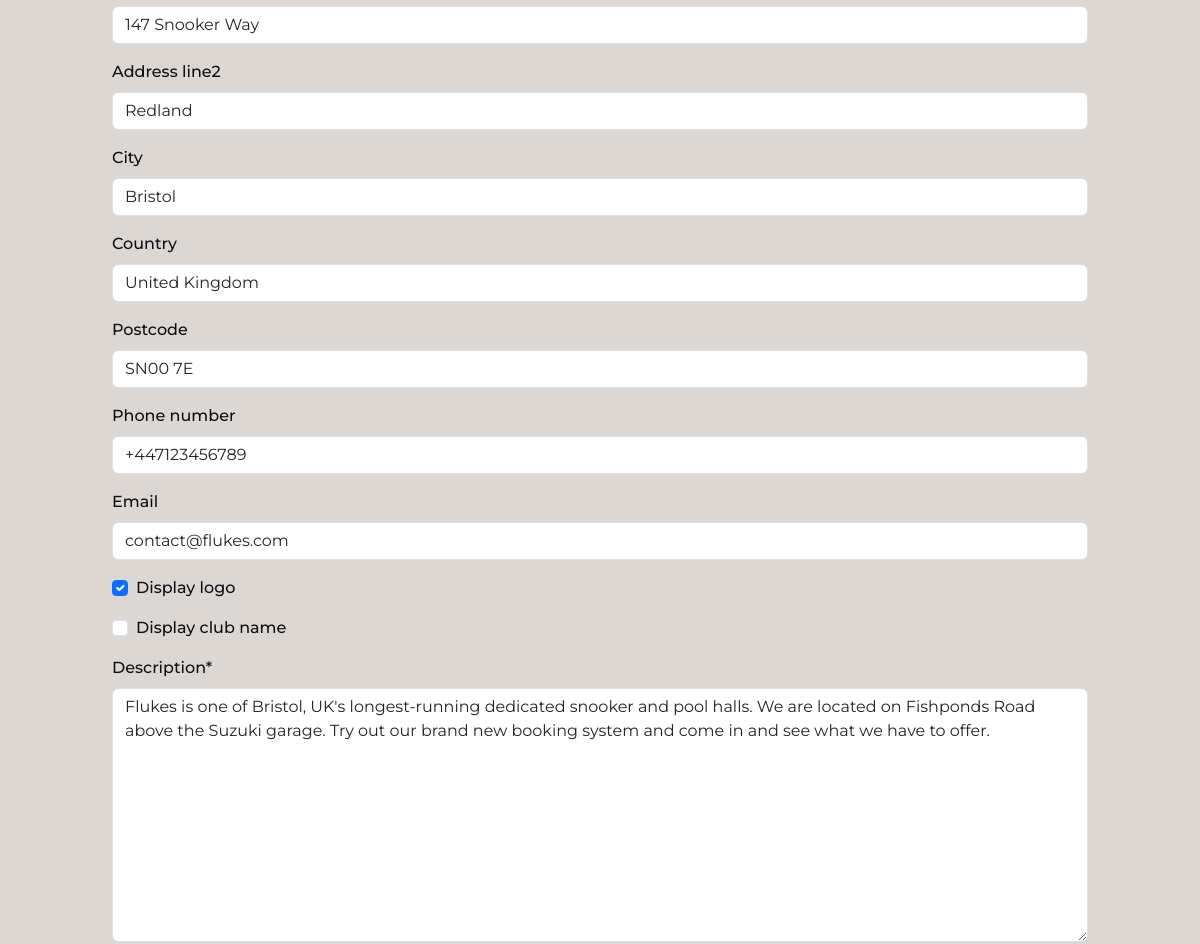
The page /edit-club-details/ (signed in, middle part) on the database as committed earlier.
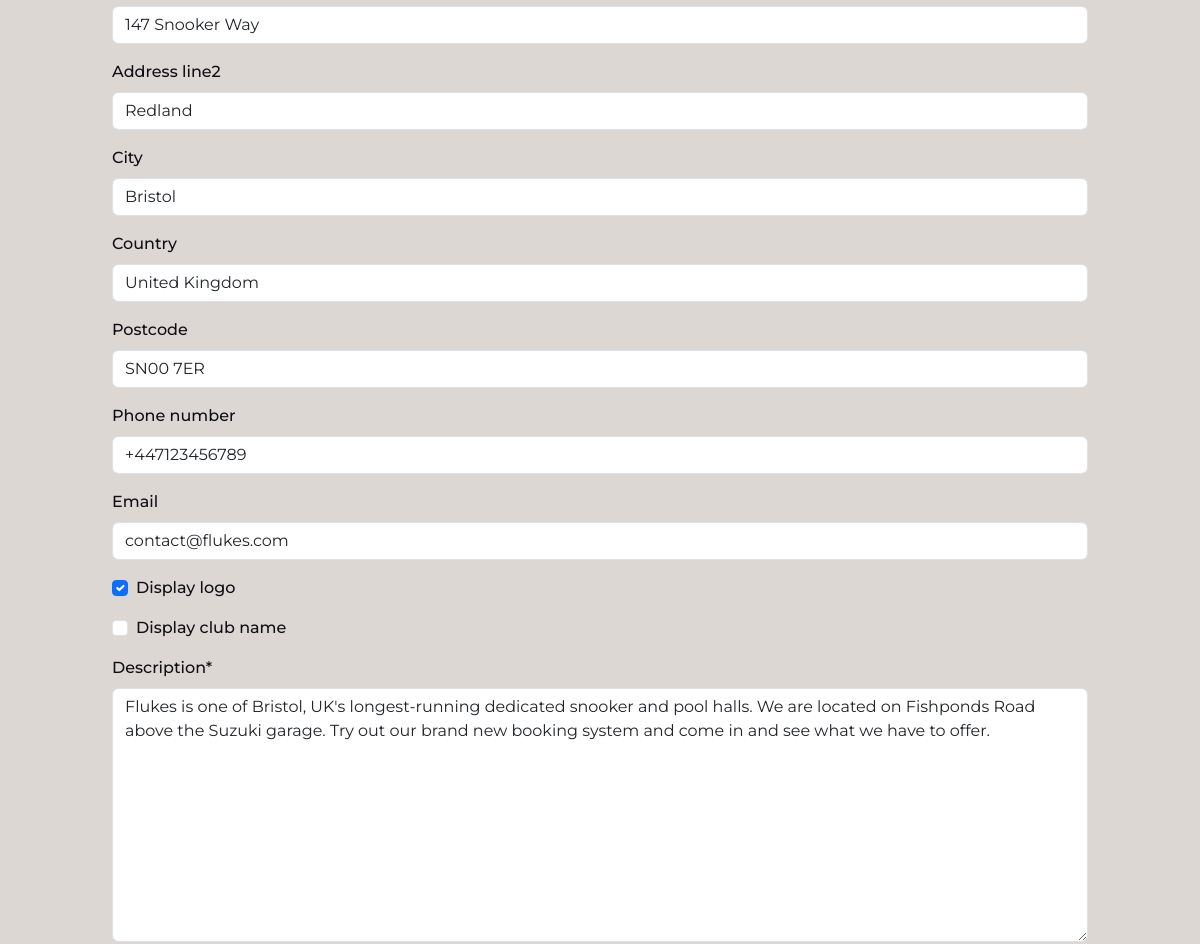
The same page on the database as committed later.
### home/models.py (models this page shows, shortened)
class ClubDetails(models.Model):
    club_name = models.CharField(max_length=30)
    logo = models.ImageField(null=True, blank=True)
    home_image = models.ImageField(null=True, blank=True)
    address_line1 = models.CharField(max_length=100, blank=True)
    address_line2 = models.CharField(max_length=100, blank=True)
    city = models.CharField(max_length=50, blank=True)
    country = models.CharField(max_length=50, blank=True)
    postcode = models.CharField(max_length=8, blank=True)
    phone_number = PhoneNumberField(blank=True)
    email = models.EmailField(blank=True)
    display_logo = models.BooleanField(default=False)
    display_club_name = models.BooleanField(default=True)
    description = models.TextField()
    tagline = models.TextField()
    primary_colour = models.CharField(max_length=7, default="#ddd7d4")
    secondary_colour = models.CharField(max_length=7, default="#df0020")
    header_colour = models.CharField(max_length=7, default="#0e0e14")
    footer_colour = models.CharField(max_length=7, default="#0e0e14")
    primary_text_colour = models.CharField(max_length=7, default="#0e0e14")
    secondary_text_colour = models.CharField(max_length=7, default="#ddd7d4")
    header_text_colour = models.CharField(max_length=7, default="#ddd7d4")
    footer_text_colour = models.CharField(max_length=7, default="#ddd7d4")
    objects = ClubDetailsManager()

### home/views.py (the view)
# urls.py: path("edit-club-details/", views.edit_club_details, name="edit_club_details"),
@login_required
@user_passes_test(is_admin)
def edit_club_details(request):
    club_details = ClubDetails.objects.get_instance()
    if request.method == "POST":
        form = ClubDetailsForm(request.POST, request.FILES, instance=club_details)
        if form.is_valid():
            form.save()
            messages.success(request, "Club Details updated successfully")
            return redirect("home")
        else:
            messages.error(request, "Failed to update. The form is not valid.")
    else:
        form = ClubDetailsForm(instance=club_details)
    return render(request, "home/edit_club_details.html", {"form": form})

### home/forms.py (shortened to what this page needs)
class ClubDetailsForm(forms.ModelForm):
    class Meta:
        model = ClubDetails
        fields = "__all__"
        widgets = {
            "primary_colour": ColourPickerWidget(),
            "secondary_colour": ColourPickerWidget(),
            "header_colour": ColourPickerWidget(),
            "footer_colour": ColourPickerWidget(),
            "primary_text_colour": ColourPickerWidget(),
            "secondary_text_colour": ColourPickerWidget(),
            "header_text_colour": ColourPickerWidget(),
            "footer_text_colour": ColourPickerWidget(),
        }

### home/context_processors.py (called while the page is built)
def club_details_processor(request):
    club_details = ClubDetails.objects.get_instance()
    opening_hours = OpeningHours.objects.all().order_by("day_of_week")
    context = {
        "club_details": club_details,
        "opening_hours": opening_hours,
    }
    return context

### home/models.py (called while the page is built)
    def get_instance(self):
        if self.exists():
            return self.get()
        return self.create()

### home/views.py (called while the page is built)
def is_admin(user):
    return user.is_superuser or user.has_perm("home.change_clubdetails")

### home/templates/home/edit_club_details.html (shortened to what this page needs)
{% extends 'base.html' %}
{% load crispy_forms_tags %}
{% block content %}
<div class="row justify-content-evenly py-3">
  <div class="col-10">
    <form method="post" enctype="multipart/form-data">
      {% for field in form %}
        {{ field | as_crispy_field }}
      {% endfor %}
    </form>
  </div>
</div>
{% endblock %}

Rows that differ between the two databases and show on the page:
changed ClubDetails "147 Snooker Way": postcode "SN00 7E" → "SN00 7ER"
